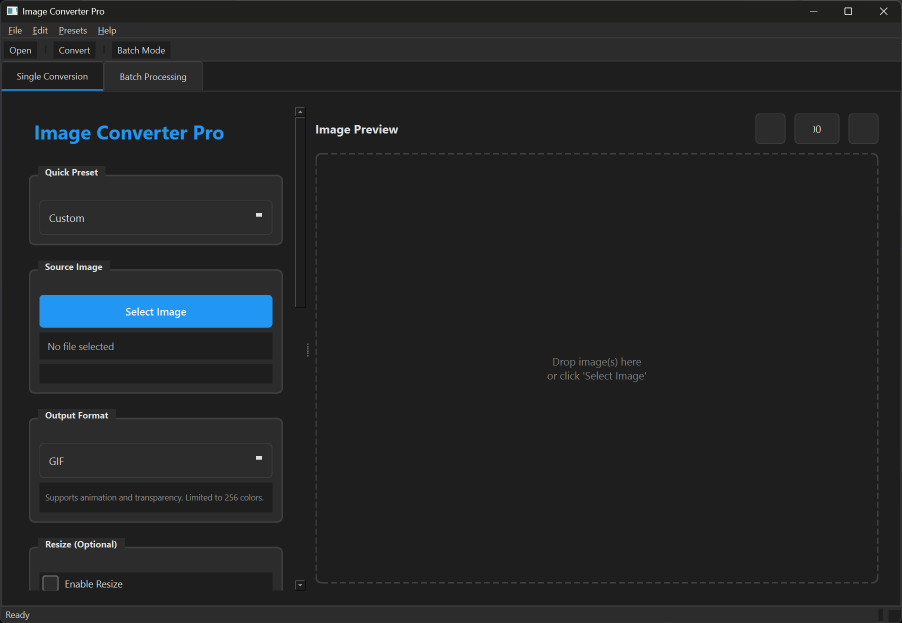
#> input picture main_interface.png, 1804 x 1246 px (shown at 1/2 size); its folder holds only this picture in this run
$ python -i invert_images_gui.py   (imports and definitions only)
#> lines starting #> are read from the running program, lines starting #| are printed output that depends on the picture
#> further down, picture is the input picture: PIL image 1804x1246 RGBA; mean R, G, B, A 34.5, 36.3, 37.7, 255
#!/usr/bin/env python3
import sys
import os
import subprocess
import pkgutil

# ---------------------------
# Dependency check + installer
# ---------------------------
REQUIRED_PKGS = ["PIL"]  # Pillow provides the "PIL" package name

# [65 lines left out: functions has_tkinter, check_requirements, prompt_yes_no, install_packages, main_check, not called in this run]

# [3 lines not run here, left out]

# ---------------------------
# Main app imports and code
# ---------------------------
import threading
import time
import tkinter as tk
from tkinter import filedialog, messagebox, ttk
from PIL import Image, ImageOps, ImageTk

SUPPORTED_EXTS = (".jpg", ".jpeg", ".png", ".bmp", ".gif", ".tiff", ".webp")

def invert_image(im: Image.Image) -> Image.Image:
    im_conv = im.convert("RGBA")
    r, g, b, a = im_conv.split()
#> a: PIL image 1804x1246 L; every value is 255
    rgb = Image.merge("RGB", (r, g, b))
    inv_rgb = ImageOps.invert(rgb)
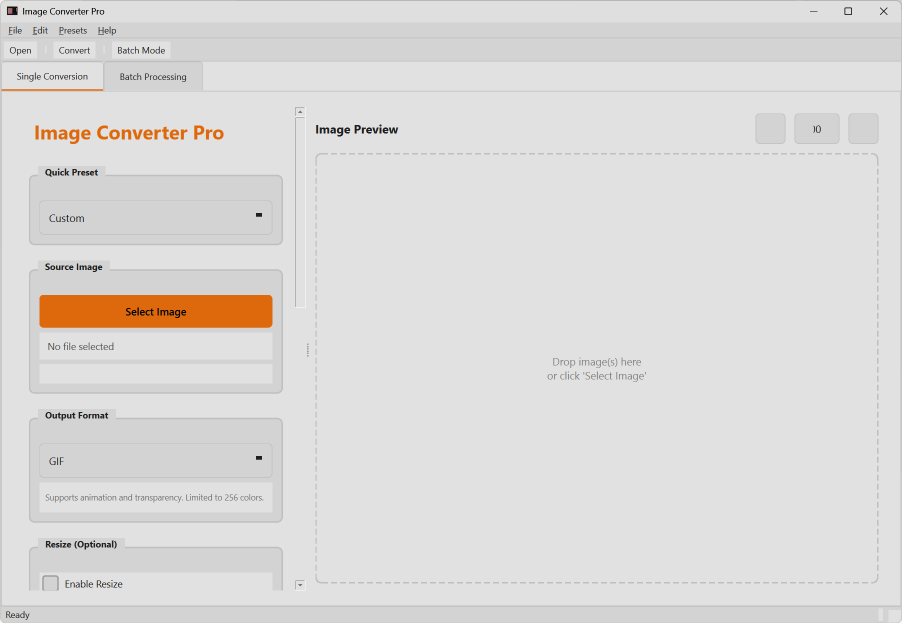
#> inv_rgb: PIL image 1804x1246 RGB (shown at 1/2 size); mean R, G, B 220.5, 218.7, 217.3
    inv_image = Image.merge("RGBA", (*inv_rgb.split(), a))
    return inv_image

# [10 lines left out: function grayscale_image, not called in this run]

def save_image(img: Image.Image, out_path: str, fmt="PNG"):
    img.save(out_path, format=fmt)

# [297 lines left out: functions open_folder, show_temporary_message, load_folder_files, select_folder, on_list_select, show_preview and 5 more, not called in this run]

# [8 lines not run here, left out]

>>> from PIL import Image
>>> picture = Image.open('main_interface.png')
>>> result = invert_image(picture)
